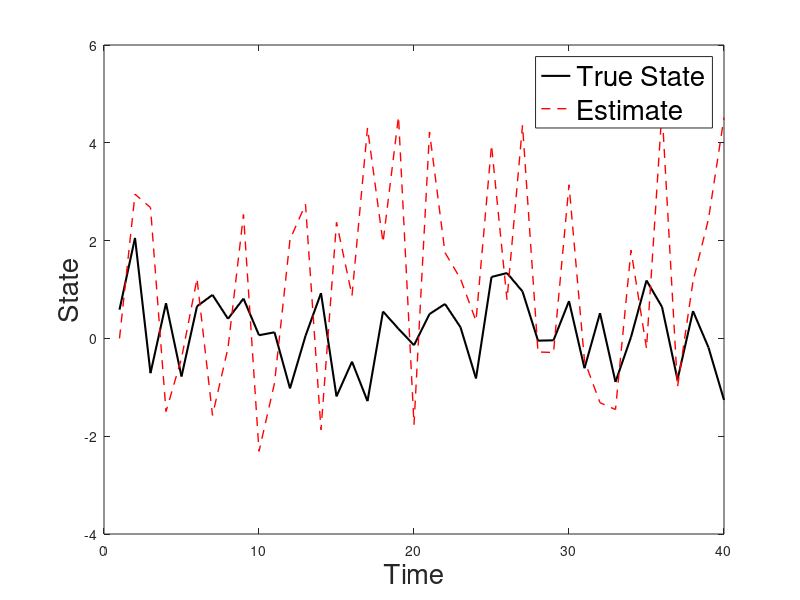

Recreate this plot in MATLAB.
clear all
close all
clc

% TWO STAGE PARTICLE FILTER__________________________________________
% SSM:
% x(t) = C*g( x(t-1) ) + Gaussian noise
% y(t) = exp( x(t)/2 ) + Gaussian noise


% Create data
% Time series length
T = 40;

% State dimension
dx = 20;
dy = 20;

% State, Observation, and Proposal noise
var_x = 1;
var_y = 0.1;
var = 1;

% State and observation coeff
C = unifrnd(-0.1, 0.1, dx,dx);
H = unifrnd(-2, 2, dy, dx);

for j = 1:dx
    idx = setdiff(datasample(1:dx, round(0.3*dx)), j);
    C(j,idx) = 0;
end

for j=1:dy
    idx = setdiff(datasample(1:dx, round(0.4*dx)), j);
    H(j,idx) = 0;
end

% State transition and observation functions
g = @(x) 1./(1 + exp(-x));
h = @(x) exp(-0.5*x);

% Initialize arrays for true state x and observation y
x = zeros(dx, T);
y = zeros(dy, T);
x(:,1) = rand(dx,1);

% Time series data
for t = 2:T
    x(:,t) = C*g(x(:,t-1)) + mvnrnd(zeros(1,dx), var_x*eye(dx))';
    y(:,t) = H*h(x(:,t)) + mvnrnd(zeros(1,dy), var_y*eye(dy))';
end

% TPF settings
M = 300;
beta = 0.2;

% Initialize 
x_particles = rand(dx,M);
x_old = x_particles;
x_est = zeros(dx, T);

% Beta selection
B = 0.05:0.05:1;
B = 0.2:0.2:1;
b_size = length(B);
beta_post = ones(1,b_size)./b_size;
w = ones(1,M)/M;
choice = zeros(1,T);
choice(1) = beta;

for t=2:T

    % FIRST STAGE
    % Propose iniital particles based on model transition
    for m = 1:M
        tr_mean(:,m) = C*g(x_old(:,m));
        x_particles(:,m) = mvnrnd(tr_mean(:,m), var_x*eye(dx))';
    end

    x_predicted = mean(x_particles,2);
    states_idx = 1:dx;

    % Modify proposal
    for j = 1:dy
        % Choose a random dimension
        k = datasample(states_idx, 1);

        for m = 1:M
            x_predicted(k) = x_particles(k,m);
            % Compute likelihood
            % - 0.5*log(2*pi*var_y)
            ln_p(m) = - (0.5/var_y)*(y(j,t) - H(j,:)*h(x_predicted) ).^2;
        end 
        p = exp(ln_p - max(ln_p));

        % Find max
        if (length(find(p == max(p))) ~= 1)
            m_star(j) = datasample(1:M, 1);
        else
            m_star(j) = find(p == max(p));
        end

        % Form proposed mean from particles with ML
        x_predicted(k) = x_particles(k, m_star(j));
        states_idx = setdiff(states_idx, k);
    end   

    % Beta posterior computation
    for b = 1:b_size
        beta = B(b);
        new_mean = beta*x_predicted + (1 - beta)*tr_mean;
        new_var = beta^2*var_x + (1- beta)^2*var;
        x_particles = mvnrnd(new_mean', new_var*eye(dx))';
        ln_l = - (0.5/var_y)*sum( (y(:,t) - H*h(x_particles) ).^2, 1 );
        l = exp(ln_l - max(ln_l));
        beta_post(b) =  beta_post(b)*sum(l.*w); 
    end
    beta_post = beta_post./sum(beta_post);
    beta = datasample(B, 1, 'Weights',beta_post);
    choice(t) = beta;

    % SECOND STAGE
    % Propose new particles
    for m = 1:M
        % New mean
        new_mean = beta*x_predicted + (1 - beta)*tr_mean(:,m);
        new_var = beta^2*var_x + (1- beta)^2*var;
        x_particles(:,m) = mvnrnd(new_mean, new_var*eye(dx))';

        ln_l(m) = - 0.5*dx*log(2*pi*var_y) - (0.5/var_y)*sum( (y(:,t) - H*h(x_particles(:,m)) ).^2 ) ;
        ln_t(m) = - 0.5*dx*log(2*pi*var_x) - (0.5/var_x)*sum( (x_particles(:,m) - tr_mean(:,m) ).^2 ) ;
        ln_q(m) = - 0.5*dx*log(2*pi*new_var) - (0.5/new_var)*sum( (x_particles(:,m) - new_mean ).^2 ) ;  

        ln_w(m) = ln_l(m) + ln_t(m) - ln_q(m);
    end

    w = exp(ln_w - max(ln_w));
    w = w./sum(w);


    % Resample
    idx = datasample(1:M, M, 'Weights',w);

    % Set new particles
    x_particles = x_particles(:,idx);
    x_old = x_particles;
    x_est(:,t) = mean(x_particles,2);


end

% Plot trajectory of random state
j = datasample(1:dx, 1);
plot(x(j,:), 'k', 'LineWidth',1.5)
hold on
plot(x_est(j,:), 'r', 'LineStyle','--', 'LineWidth',1)
xlabel('Time', 'FontSize',20)
ylabel('State', 'FontSize',20)
legend('True State', 'Estimate', 'FontSize', 20)











